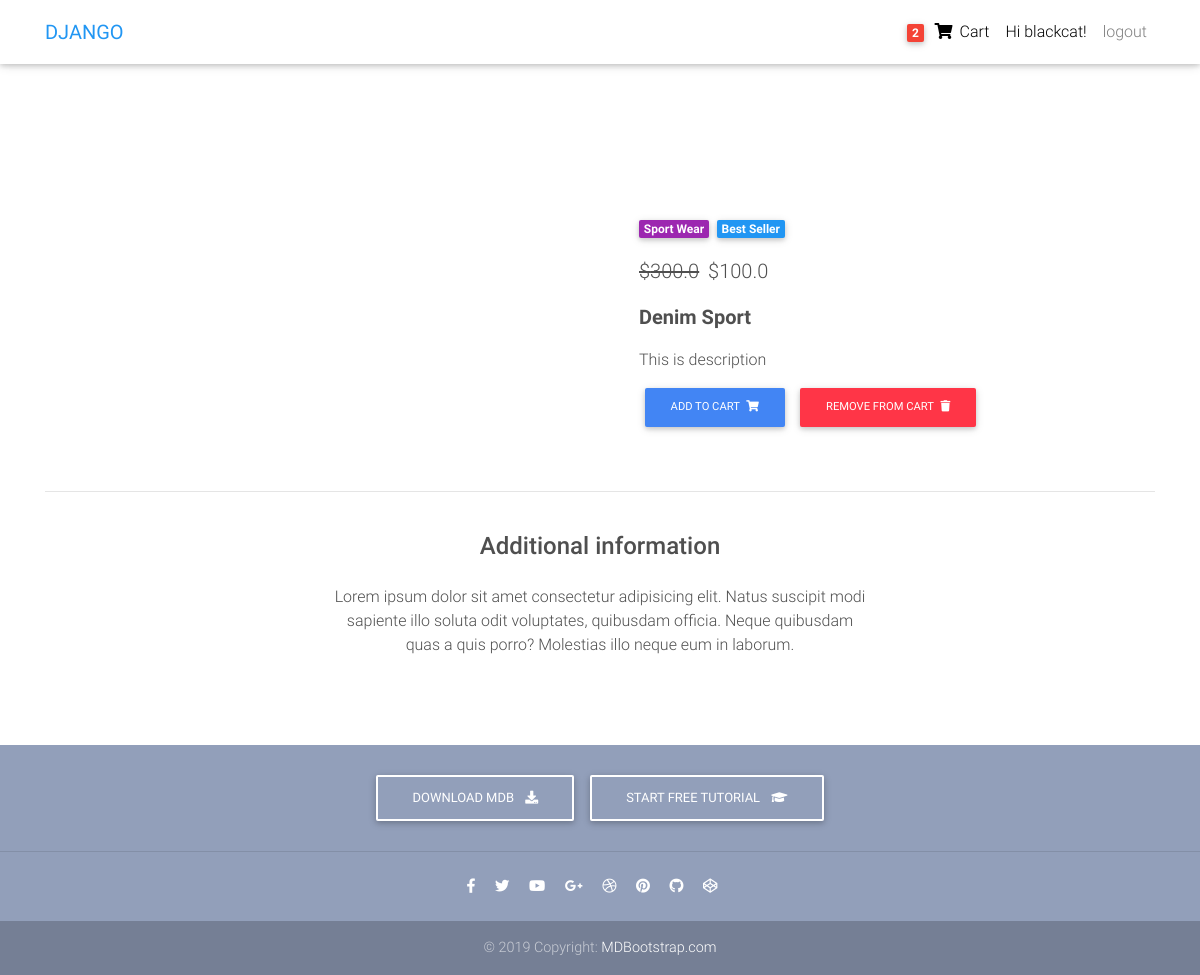
Page /product/2/ (signed in) on the committed database.
### core/models.py (models this page shows, shortened)
class Order(models.Model):
    user = models.ForeignKey(settings.AUTH_USER_MODEL, on_delete=models.CASCADE)
    items = models.ManyToManyField(OrderItem)
    start_date = models.DateTimeField(auto_now_add=True)
    ordered_date = models.DateTimeField()
    ordered = models.BooleanField(default=False)
    checkout_address = models.ForeignKey(
        'CheckoutAddress', on_delete=models.SET_NULL, blank=True, null=True)
    payment = models.ForeignKey(
        'Payment', on_delete=models.SET_NULL, blank=True, null=True)

class Item(models.Model):
    item_name = models.CharField(max_length=100)
    price = models.FloatField()
    discount_price = models.FloatField(blank=True, null=True)
    category = models.CharField(choices=CATEGORY, max_length=2)
    label = models.CharField(choices=LABEL, max_length=2)
    description = models.TextField()
    def get_add_to_cart_url(self):
        return reverse("core:add-to-cart", kwargs={
            "pk" : self.pk
        })
    def get_remove_from_cart_url(self):
        return reverse("core:remove-from-cart", kwargs={
            "pk" : self.pk
        })

### core/views.py (the view)
# urls.py: path('product/<pk>/', ProductView.as_view(), name='product'),
class ProductView(DetailView):
    model = Item
    template_name = "product.html"

### core/templatetags/cart_template_tags.py (called while the page is built)
@register.filter
def cart_item_count(user):
    if user.is_authenticated:
        qs = Order.objects.filter(user=user, ordered=False)
        if qs.exists():
            return qs[0].items.count()
    return 0

### templates/product.html (shortened to what this page needs)
{% extends 'base.html' %}
{% block content %}
  <main class="mt-5 pt-4">
    <div class="container dark-grey-text mt-5">
      <div class="row wow fadeIn">
        <div class="col-md-6 mb-4">
        </div>
        <div class="col-md-6 mb-4">
          <div class="p-4">
            <div class="mb-3">
              <a href="">
                <span class="badge purple mr-1">{{ object.get_category_display }}</span>
              </a>
              <a href="">
                <span class="badge blue mr-1">{{ object.get_label_display }}</span>
              </a>
            </div>
            <p class="lead">
            {% if object.discount_price %}
              <span class="mr-1">
              <del>${{ object.price }}</del>
              </span>
              <span>${{ object.discount_price }}</span>
            {% else %}
             <span>${{ object.price }}</span>
            {% endif %}
            </p>
            <p class="lead font-weight-bold">{{ object.item_name }}</p>
            <p>{{ object.description }}</p>
            <a href="{{ object.get_add_to_cart_url }}" class="btn btn-primary btn-md my-0 p" >Add to cart
                <i class="fas fa-shopping-cart ml-1"></i>
            </a>
            <a href="{{ object.get_remove_from_cart_url }}" class="btn btn-danger btn-md my-0 p" >Remove From cart
                <i class="fas fa-trash ml-1"></i>
            </a>
          </div>
        </div>
      </div>
      <hr>
      <div class="row d-flex justify-content-center wow fadeIn">
        <div class="col-md-6 text-center">
          <h4 class="my-4 h4">Additional information</h4>
          <p>Lorem ipsum dolor sit amet consectetur adipisicing elit. Natus suscipit modi sapiente illo soluta odit
            voluptates,
            quibusdam officia. Neque quibusdam quas a quis porro? Molestias illo neque eum in laborum.</p>
        </div>
      </div>
      <div class="row wow fadeIn">
        <div class="col-lg-4 col-md-12 mb-4">
        </div>
        <div class="col-lg-4 col-md-6 mb-4">
        </div>
        <div class="col-lg-4 col-md-6 mb-4">
        </div>
      </div>
    </div>
  </main>
{% endblock content %}

### templates/base.html (shortened to what this page needs)
{% load static %}
{% load cart_template_tags %}
<!DOCTYPE html>
<html lang="en">
<head>
  <link rel="stylesheet" href="https://use.fontawesome.com/releases/v5.11.2/css/all.css">
  <link href="{% static 'css/bootstrap.min.css' %}" rel="stylesheet">
  <link href="{% static 'css/mdb.min.css' %}" rel="stylesheet">
  <link href=" {% static 'css/style.min.css' %}" rel="stylesheet">
</head>
<body>
  <nav class="navbar fixed-top navbar-expand-lg navbar-light white scrolling-navbar">
    <div class="container">
      <a class="navbar-brand waves-effect" href="/">
        <strong class="blue-text">DJANGO</strong>
      </a>
      <div class="collapse navbar-collapse" id="navbarSupportedContent">
        <ul class="navbar-nav nav-flex-icons">
            {% if user.is_authenticated %}
            <li class="nav-item">
                <a href="{% url 'core:order-summary' %}" class="nav-link waves-effect">
                {% if request.user|cart_item_count != 0 %}
                  <span class="badge red z-depth-1 mr-1"> {{ request.user|cart_item_count }} </span>
                {% endif %}
                <i class="fas fa-shopping-cart"></i>
                <span class="clearfix d-none d-sm-inline-block"> Cart </span>
                </a>
            </li>
            <li class="nav-item">
                 <a class="nav-link waves-effect">
                Hi {{ user.username }}!
                </a>
            </li>
                <a class="nav-link waves-effect" href="{% url 'logout' %}"> logout</a>
            {% else %}
             </li class="nav-item">
                <a class="nav-link waves-effect" href="{% url 'login' %}"> login</a>
            </li>
            {% endif %}
        </ul>
      </div>
    </div>
  </nav>
  <div class="mt-5 pt-4">
    </div>
    {% block content %}
    {% endblock content %}
    {% include "footer.html" %}
</body>
</html>

### templates/base.html (style rules this page uses)
html, body, header, .carousel { height: 60vh; }

### rows in the picture
Item: category "Sport Wear", label "Best Seller", price "300.0", discount_price "100.0", item_name "Denim Sport", description "This is description"

### other values in the picture
{{ request.user|cart_item_count }} "2"
{{ user.username }} "blackcat"
